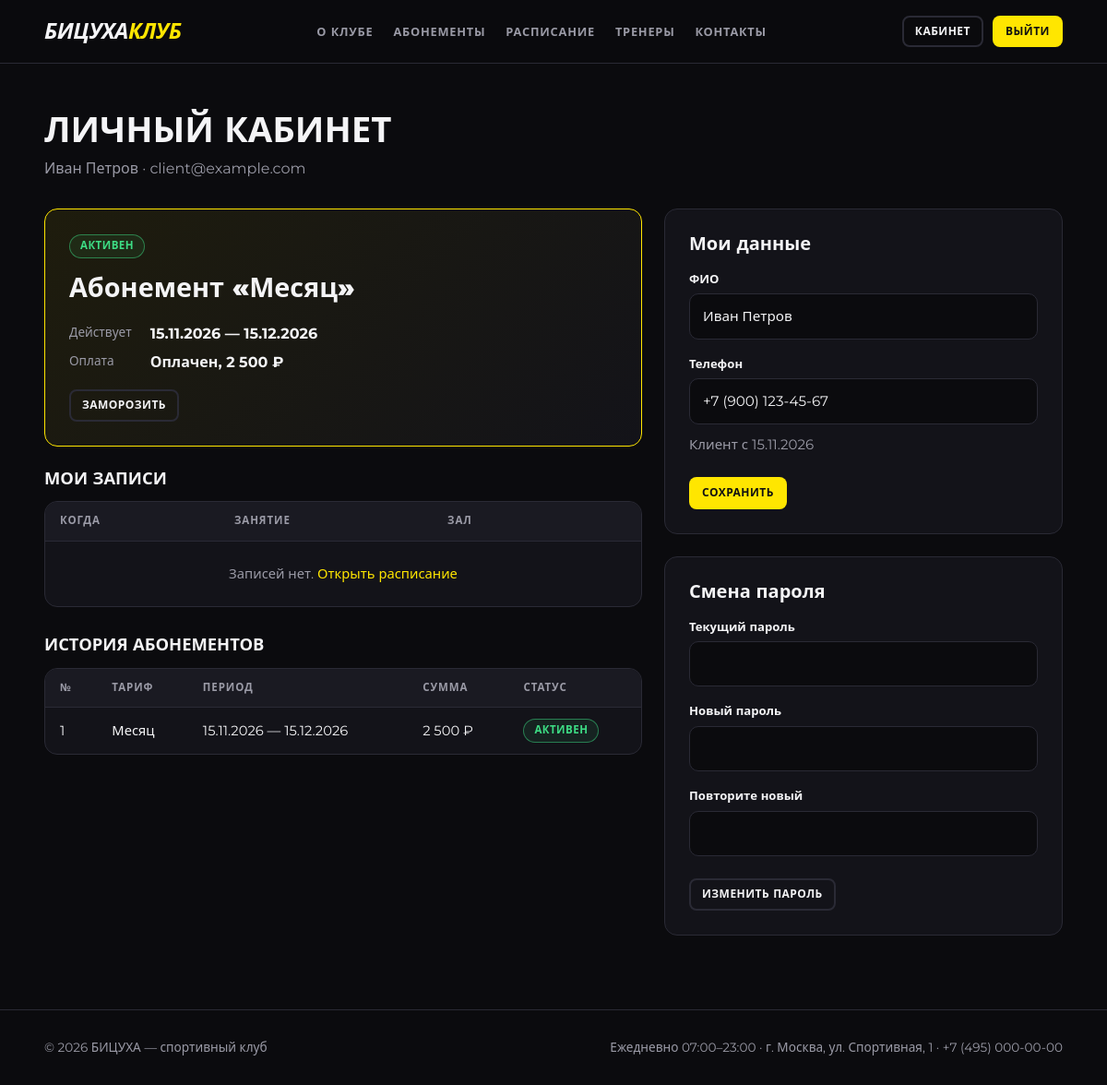
Screenshot of /cabinet (signed in) with the database file from the repository.
### tables this page shows
CREATE TABLE clients (
    id                INTEGER PRIMARY KEY AUTOINCREMENT,
    user_id           INTEGER NOT NULL UNIQUE REFERENCES users(id) ON DELETE CASCADE,
    full_name         TEXT    NOT NULL,
    phone             TEXT    NOT NULL UNIQUE,
    registration_date TEXT    NOT NULL DEFAULT (date('now','localtime'))
);

CREATE TABLE users (
    id            INTEGER PRIMARY KEY AUTOINCREMENT,
    email         TEXT    NOT NULL UNIQUE COLLATE NOCASE,
    password_hash TEXT    NOT NULL,
    role          TEXT    NOT NULL CHECK (role IN ('client','trainer','admin')),
    is_active     INTEGER NOT NULL DEFAULT 1 CHECK (is_active IN (0,1)),
    created_at    TEXT    NOT NULL DEFAULT (datetime('now','localtime'))
);

CREATE TABLE subscriptions (
    id          INTEGER PRIMARY KEY AUTOINCREMENT,
    client_id   INTEGER NOT NULL REFERENCES clients(id) ON DELETE CASCADE,
    plan_id     INTEGER NOT NULL REFERENCES plans(id)   ON DELETE RESTRICT,
    start_date  TEXT,               -- проставляется при оплате
    end_date    TEXT,
    frozen_from TEXT,               -- дата начала заморозки (если frozen)
    status      TEXT    NOT NULL DEFAULT 'pending'
                CHECK (status IN ('pending','active','frozen','expired','cancelled')),
    created_at  TEXT    NOT NULL DEFAULT (datetime('now','localtime')),
    CHECK (status IN ('pending','cancelled') OR (start_date IS NOT NULL AND end_date IS NOT NULL)),
    CHECK (end_date IS NULL OR end_date >= start_date)
);

CREATE TABLE plans (
    id            INTEGER PRIMARY KEY AUTOINCREMENT,
    name          TEXT    NOT NULL UNIQUE,
    duration_days INTEGER NOT NULL CHECK (duration_days > 0),
    price         INTEGER NOT NULL CHECK (price >= 0),      -- в рублях
    description   TEXT,
    is_active     INTEGER NOT NULL DEFAULT 1 CHECK (is_active IN (0,1))
);

CREATE TABLE payments (
    id              INTEGER PRIMARY KEY AUTOINCREMENT,
    subscription_id INTEGER NOT NULL UNIQUE REFERENCES subscriptions(id) ON DELETE CASCADE,
    amount          INTEGER NOT NULL CHECK (amount >= 0),
    method          TEXT    NOT NULL CHECK (method IN ('card','cash')),
    status          TEXT    NOT NULL DEFAULT 'pending' CHECK (status IN ('pending','paid','refunded')),
    paid_at         TEXT,
    CHECK (status <> 'paid' OR paid_at IS NOT NULL)
);

### app.py (the view)
@app.route("/cabinet")
@role_required("client")
def cabinet():
    cid = g.user["client_id"]
    client = q_one("SELECT * FROM clients WHERE id=?", (cid,))
    history = q_all(
        "SELECT s.*, p.name AS plan_name, pay.amount, pay.status AS pay_status, pay.method "
        "FROM subscriptions s JOIN plans p ON p.id=s.plan_id "
        "LEFT JOIN payments pay ON pay.subscription_id=s.id "
        "WHERE s.client_id=? ORDER BY s.id DESC", (cid,))
    bookings = q_all(
        "SELECT b.id AS booking_id, b.status AS booking_status, c.*, "
        "       e.full_name AS trainer_name, h.name AS hall_name "
        "FROM bookings b JOIN classes c ON c.id=b.class_id "
        "JOIN employees e ON e.id=c.trainer_id JOIN halls h ON h.id=c.hall_id "
        "WHERE b.client_id=? AND b.status='booked' ORDER BY c.starts_at DESC", (cid,))
    now_s = logic.now().strftime(logic.DT_FMT)
    return render_template(
        "cabinet.html", client=client, sub=logic.live_subscription(cid), history=history,
        upcoming=[b for b in bookings if b["starts_at"] >= now_s][::-1],
        past=[b for b in bookings if b["starts_at"] < now_s][:10],
        now_s=now_s)

### app.py (called while the page is built)
@app.template_filter("date_ru")
def date_ru(value):
    if not value:
        return "—"
    return date.fromisoformat(value[:10]).strftime("%d.%m.%Y")

@app.template_filter("phone")
def phone_fmt(value):
    v = value or ""
    if len(v) == 11:
        return f"+7 ({v[1:4]}) {v[4:7]}-{v[7:9]}-{v[9:]}"
    return v

@app.template_filter("rub")
def rub(value):
    return f"{int(value or 0):,}".replace(",", "\u00a0") + "\u00a0₽"

@app.context_processor
def inject_globals():
    return dict(csrf_token=csrf_token, CLUB_NAME=CLUB_NAME, SUB_STATUS=SUB_STATUS,
                PAY_STATUS=PAY_STATUS, PAY_METHOD=PAY_METHOD, ROLE_NAME=ROLE_NAME,
                today_iso=date.today().isoformat())

@app.before_request
def before_request():
    logic.refresh_statuses()
    load_user()
    check_csrf()

@app.after_request
def security_headers(resp):
    resp.headers.setdefault("X-Content-Type-Options", "nosniff")
    resp.headers.setdefault("X-Frame-Options", "DENY")
    resp.headers.setdefault("Referrer-Policy", "same-origin")
    return resp

### auth.py (called while the page is built)
def load_user():
    g.user = None
    uid = session.get("uid")
    if not uid:
        return
    user = q_one(
        "SELECT u.id, u.email, u.role, u.is_active, "
        "       COALESCE(c.full_name, e.full_name) AS name, "
        "       c.id AS client_id, e.id AS employee_id "
        "FROM users u "
        "LEFT JOIN clients c ON c.user_id = u.id "
        "LEFT JOIN employees e ON e.user_id = u.id "
        "WHERE u.id = ?", (uid,))
    if user and user["is_active"]:
        g.user = user
    else:
        session.clear()

def role_required(*roles):
    def decorator(view):
        @wraps(view)
        def wrapper(*args, **kwargs):
            if g.user is None:
                flash("Войдите в аккаунт, чтобы продолжить.", "error")
                nxt = request.path if request.method == "GET" else None
                return redirect(url_for("login", next=nxt))
            if roles and g.user["role"] not in roles:
                abort(403)
            return view(*args, **kwargs)
        return wrapper
    return decorator

def csrf_token():
    if "_csrf" not in session:
        session["_csrf"] = secrets.token_hex(16)
    return session["_csrf"]

def check_csrf():
    if request.method == "POST":
        sent = request.form.get("_csrf", "")
        if not sent or not secrets.compare_digest(sent, session.get("_csrf", "")):
            abort(400, "Сессия формы устарела. Обновите страницу и повторите.")

### templates/cabinet.html (shortened to what this page needs)
{% extends 'base.html' %}
{% block content %}
<div class="container page">
  <h1 class="page-title">Личный кабинет</h1>
  <p class="page-sub">{{ client.full_name }} · {{ g.user.email }}</p>
  <div class="cols">
    <div class="stack">
      {% if sub %}
      <div class="card sub-card">
        <span class="pill pill-{{ sub.status }}">{{ SUB_STATUS[sub.status] }}</span>
        <div class="big" style="margin-top:10px">Абонемент «{{ sub.plan_name }}»</div>
        <dl class="kv">
          {% if sub.status == 'pending' %}
            <dt>К оплате</dt><dd>{{ sub.plan_price|rub }} ({{ PAY_METHOD[sub.pay_method] }})</dd>
          {% else %}
            <dt>Действует</dt><dd>{{ sub.start_date|date_ru }} — {{ sub.end_date|date_ru }}</dd>
            <dt>Оплата</dt><dd>{{ PAY_STATUS[sub.pay_status] }}, {{ sub.plan_price|rub }}</dd>
          {% endif %}
        </dl>
        <div class="form-actions" style="margin-top:8px">
          {% if sub.status == 'active' %}
            <form method="post" action="{{ url_for('subscription_action', sub_id=sub.id, action='freeze') }}"
                  data-confirm="Заморозить абонемент? Ваши будущие записи на занятия будут отменены.">
              <button class="btn btn-ghost btn-sm" type="submit">Заморозить</button></form>
          {% elif sub.status == 'frozen' %}
            <form method="post" action="{{ url_for('subscription_action', sub_id=sub.id, action='unfreeze') }}">
              <input type="hidden" name="_csrf" value="{{ csrf_token() }}">
              <button class="btn btn-primary btn-sm" type="submit">Разморозить</button></form>
          {% elif sub.status == 'pending' %}
            <form method="post" action="{{ url_for('subscription_action', sub_id=sub.id, action='cancel') }}"
                  data-confirm="Отменить заказ абонемента?">
              <input type="hidden" name="_csrf" value="{{ csrf_token() }}">
              <button class="btn btn-danger btn-sm" type="submit">Отменить заказ</button></form>
          {% endif %}
        </div>
      </div>
      {% else %}
      <div class="card">
        <h3>У вас пока нет абонемента</h3>
        <p style="margin:8px 0 18px">Выберите подходящий тариф, чтобы записываться на занятия.</p>
        <a class="btn btn-primary" href="{{ url_for('index') }}#plans">Выбрать абонемент</a>
      </div>
      {% endif %}
      <div>
        <h3 class="section-title" style="margin-top:0">Мои записи</h3>
        <div class="table-wrap"><table>
          <thead><tr><th>Когда</th><th>Занятие</th><th>Зал</th><th></th></tr></thead>
          <tbody>
          {% for b in upcoming %}
            <tr>
              <td class="nowrap">{{ b.starts_at|dt_ru }}</td>
              <td>{{ b.title }}<div class="muted small">{{ b.trainer_name }}</div></td>
              <td>{{ b.hall_name }}</td>
              <td class="actions">
                <form method="post" action="{{ url_for('cancel_booking', booking_id=b.booking_id) }}" data-confirm="Отменить запись?">
                  <input type="hidden" name="_csrf" value="{{ csrf_token() }}">
                  <button class="btn btn-danger btn-sm" type="submit">Отменить</button></form>
              </td>
            </tr>
          {% else %}
            <tr><td colspan="4" class="empty">Записей нет. <a href="{{ url_for('schedule') }}">Открыть расписание</a></td></tr>
          {% endfor %}
          </tbody></table></div>
      </div>
      <div>
        <h3 class="section-title">История абонементов</h3>
        <div class="table-wrap"><table>
          <thead><tr><th>№</th><th>Тариф</th><th>Период</th><th>Сумма</th><th>Статус</th></tr></thead>
          <tbody>
          {% for h in history %}
            <tr><td>{{ h.id }}</td><td>{{ h.plan_name }}</td>
              <td class="nowrap">{% if h.start_date %}{{ h.start_date|date_ru }} — {{ h.end_date|date_ru }}{% else %}—{% endif %}</td>
              <td>{{ h.amount|rub if h.amount is not none else '—' }}</td>
              <td><span class="pill pill-{{ h.status }}">{{ SUB_STATUS[h.status] }}</span></td></tr>
          {% else %}<tr><td colspan="5" class="empty">Пока пусто.</td></tr>{% endfor %}
          </tbody></table></div>
      </div>
    </div>
    <div class="stack">
      <div class="card">
        <h3>Мои данные</h3>
        <form method="post" action="{{ url_for('update_profile') }}">
          <label for="p_name">ФИО</label>
          <input id="p_name" name="full_name" value="{{ client.full_name }}" required minlength="2" maxlength="100">
          <label for="p_phone">Телефон</label>
          <input id="p_phone" name="phone" type="tel" value="{{ client.phone|phone }}" required>
          <p class="muted small" style="margin-top:10px">Клиент с {{ client.registration_date|date_ru }}</p>
          <div class="form-actions"><button class="btn btn-primary btn-sm" type="submit">Сохранить</button></div>
        </form>
      </div>
      <div class="card">
        <h3>Смена пароля</h3>
        <form method="post" action="{{ url_for('change_password') }}">
          <label for="o">Текущий пароль</label><input id="o" name="old_password" type="password" required autocomplete="current-password">
          <label for="n">Новый пароль</label><input id="n" name="new_password" type="password" minlength="6" required autocomplete="new-password">
          <label for="n2">Повторите новый</label><input id="n2" name="new_password2" type="password" minlength="6" required autocomplete="new-password">
          <div class="form-actions"><button class="btn btn-ghost btn-sm" type="submit">Изменить пароль</button></div>
        </form>
      </div>
    </div>
  </div>
</div>
{% endblock %}

### static/css/style.css (style rules this page uses)
:root { --bg: #0b0b0e; --surface: #131319; --surface-2: #1a1a22; --line: #2a2a35; --accent: #ffe600; --accent-ink: #111; --text: #f4f4f6; --muted: #9a9aa6; --ok: #3ddc84; --warn: #ffb020; --err: #ff5a5f; --radius: 14px; }
* { box-sizing: border-box; margin: 0; padding: 0; }
html { scroll-behavior: smooth; scroll-padding-top: 80px; }
body { font-family: 'Montserrat', system-ui, -apple-system, 'Segoe UI', Roboto, Arial, sans-serif; background: var(--bg); color: var(--text); line-height: 1.55; min-height: 100vh; display: flex; flex-direction: column; }
a { color: var(--accent); text-decoration: none; }
h1, h2, h3, h4 { line-height: 1.15; font-weight: 800; }
.container { width: min(1180px, 92%); margin: 0 auto; }
.muted { color: var(--muted); }
.small { font-size: .85rem; }
.nowrap { white-space: nowrap; }
.btn { display: inline-block; border: 2px solid transparent; border-radius: 10px; cursor: pointer; padding: 11px 22px; font: inherit; font-weight: 800; font-size: .9rem; text-transform: uppercase; letter-spacing: .04em; transition: transform .1s, background .2s, border-color .2s; text-align: center; }
.btn-primary { background: var(--accent); color: var(--accent-ink); }
.btn-ghost { background: transparent; color: var(--text); border-color: var(--line); }
.btn-sm { padding: 6px 12px; font-size: .75rem; border-radius: 8px; }
.card { background: var(--surface); border: 1px solid var(--line); border-radius: var(--radius); padding: 26px; }
.card h3 { font-size: 1.25rem; margin-bottom: 10px; }
.card p { color: var(--muted); font-size: .94rem; }
.table-wrap { overflow-x: auto; border: 1px solid var(--line); border-radius: var(--radius); background: var(--surface); }
table { width: 100%; border-collapse: collapse; font-size: .92rem; }
th, td { padding: 12px 16px; text-align: left; border-bottom: 1px solid var(--line); vertical-align: middle; }
th { background: var(--surface-2); font-size: .72rem; text-transform: uppercase; letter-spacing: .08em; color: var(--muted); white-space: nowrap; }
tr:last-child td { border-bottom: 0; }
label { display: block; font-weight: 700; font-size: .82rem; margin: 16px 0 6px; }
input, select, textarea { width: 100%; background: var(--bg); border: 1px solid var(--line); color: var(--text); border-radius: 10px; padding: 12px 14px; font: inherit; font-size: .95rem; }
.form-actions { display: flex; gap: 12px; margin-top: 24px; flex-wrap: wrap; }
.page { padding: 50px 0 80px; }
.page-title { font-size: clamp(1.7rem, 4vw, 2.4rem); text-transform: uppercase; margin-bottom: 8px; }
.page-sub { color: var(--muted); margin-bottom: 30px; }
.cols { display: grid; grid-template-columns: 1.5fr 1fr; gap: 24px; align-items: start; }
.sub-card { border-color: var(--accent); background: linear-gradient(135deg, rgba(255,230,0,.08), var(--surface)); }
.sub-card .big { font-size: 1.8rem; font-weight: 900; }
.kv { display: grid; grid-template-columns: auto 1fr; gap: 6px 20px; margin: 16px 0; }
.kv dt { color: var(--muted); font-size: .85rem; }
.kv dd { font-weight: 700; }
.stack > * + * { margin-top: 24px; }
.pill { display: inline-block; padding: 3px 11px; border-radius: 20px; font-size: .72rem; font-weight: 800; text-transform: uppercase; letter-spacing: .04em; border: 1px solid; white-space: nowrap; }
.pill-active, .pill-paid, .pill-booked, .pill-processed, .pill-planned { color: var(--ok); border-color: rgba(61,220,132,.5); background: rgba(61,220,132,.08); }
.empty { color: var(--muted); padding: 24px; text-align: center; }
.section-title { font-size: 1.15rem; margin: 30px 0 14px; text-transform: uppercase; }

### rows the page displays
clients: full_name "Иван Петров", phone "+7 (900) 123-45-67", registration_date "15.11.2026"
users: user.email "client@example.com"
subscriptions: status "АКТИВЕН", start_date "15.11.2026", end_date "15.12.2026"
plans: plan_name "Месяц", plan_price|rub "2 500 ₽"
payments: status "Оплачен", id "1", plan_name "Месяц", start_date "15.11.2026", end_date "15.12.2026", amount|rub "2 500 ₽"

### other values shown
{{ CLUB_NAME }} "БИЦУХА"
